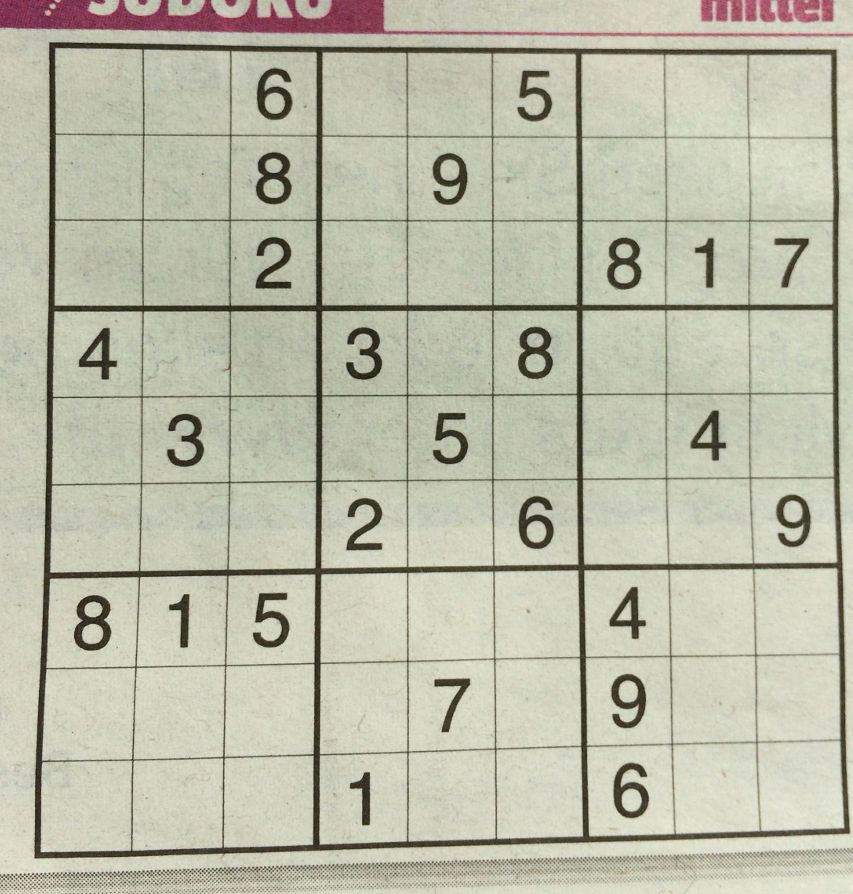
#> input picture images/1.jpg, 853 x 894 px, found by its file name; its folder holds only this picture in this run
$ python Digits_extraction.py
#> lines starting #> are read from the running program, lines starting #| are printed output that depends on the picture; after the words box and inside, x2 and y2 are one past the last pixel; in counts of white or black regions, pixels touching at a corner belong together
import cv2
import numpy as np
import operator
import os
from os import listdir
from os.path import isfile,join

path = ('./sudoko/v1_training/images')
filename = [f for f in listdir(path) if isfile(join(path,f))]

def blurthresh(x,skipdilate=False):
    proc = x.copy()
    #proc = cv2.bilateralFilter(proc,9,75,75)
    #tweak parameters as necessary to find contours
    proc = cv2.cvtColor(proc,cv2.COLOR_BGR2GRAY)
    proc = cv2.GaussianBlur(proc, (9, 9), 0)
    #ret,proc = cv2.threshold(proc,120,255,cv2.THRESH_BINARY)
    proc = cv2.adaptiveThreshold(proc, 255, cv2.ADAPTIVE_THRESH_MEAN_C,cv2.THRESH_BINARY, 11, 1.1)
    proc = cv2.bitwise_not(proc, proc)
    kernel = np.ones((4,4),np.uint8)
    proc = cv2.morphologyEx(proc, cv2.MORPH_OPEN, kernel)


#     if skipdilate:
#         kernel = np.array([[0., 1., 0.], [1., 1., 1.], [0., 1., 0.]],np.uint8)
#         proc = cv2.dilate(proc, kernel)

    return proc


def conts(z):
    proc = cv2.Canny(z, 80, 180, apertureSize = 3)

    contours, h = cv2.findContours(proc, cv2.RETR_EXTERNAL, cv2.CHAIN_APPROX_SIMPLE)
    contours = sorted(contours, key=cv2.contourArea, reverse=True)
    y = z.copy()
    cv2.drawContours(y, contours, -1, (0,255,0), 3)
    cv2.imshow('cont',y)
    cv2.waitKey()
    polygon = contours[0]
    bottom_right, _ = max(enumerate([pt[0][0] + pt[0][1] for pt in
                      polygon]), key=operator.itemgetter(1))
    top_left, _ = min(enumerate([pt[0][0] + pt[0][1] for pt in
                      polygon]), key=operator.itemgetter(1))
    bottom_left, _ = min(enumerate([pt[0][0] - pt[0][1] for pt in
                         polygon]), key=operator.itemgetter(1))
    top_right, _ = max(enumerate([pt[0][0] - pt[0][1] for pt in
                       polygon]), key=operator.itemgetter(1))
    src,p = cropnwarp([polygon[top_left][0], polygon[top_right][0], polygon[bottom_right][0], polygon[bottom_left][0]])
    return contours,src,p


def cropnwarp(crop_rect):
    top_left, top_right, bottom_right, bottom_left = crop_rect[0], crop_rect[1], crop_rect[2], crop_rect[3]

    src = np.array([top_left, top_right, bottom_right, bottom_left], dtype='float32')
    #print(src.shape)

    side = max([
        distance_between(bottom_right, top_right),
        distance_between(top_left, bottom_left),
        distance_between(bottom_right, bottom_left),
        distance_between(top_left, top_right)
    ])
    dst = np.array([[0, 0], [side - 1, 0], [side - 1, side - 1], [0, side - 1]], dtype='float32')

    m = cv2.getPerspectiveTransform(src, dst)

    return src,cv2.warpPerspective(x, m, (int(side), int(side)))


# [6 lines left out: function dilate, not called in this run]


def removegrid2(img):
    proc1 = blurthresh(img)
    #proc = cv2.GaussianBlur(proc1, (9, 9), 0)

    edges = cv2.Canny(proc1, 80, 180, apertureSize = 3)
#     proc1 = dilate(proc1)
    lines = cv2.HoughLinesP(edges, 1, np.pi / 180, 60, None,20, 50)
    print(lines.shape)
    for line in lines:

        for x1, y1, x2, y2 in line:
            cv2.line(proc1, (x1, y1), (x2, y2),(0, 255, 0), 3)
    return proc1


def distance_between(p1, p2):
    a = p2[0] - p1[0]
    b = p2[1] - p1[1]
    return np.sqrt((a ** 2) + (b ** 2))


def infer_grid(img):
    squares = []
    side = img.shape[:1]
    side = side[0] / 9
    for j in range(9):
        for i in range(9):
            p1 = (i * side, j * side)  # Top left corner of a bounding box
            p2 = ((i + 1) * side, (j + 1) * side)  # Bottom right corner of bounding box
            squares.append((p1, p2))

    return squares


def getdigits(img,sq,i):
    j = img.copy()
    boxes=[]
    global r
    dir1 = os.path.join(path,filename[i]+str(i))
    if not os.path.exists(dir1):
        os.mkdir(dir1)

    for o in range(81):
        k = j[int(sq[o][0][1]):int(sq[o][1][1]),int(sq[o][0][0]):int(sq[o][1][0])]
        boxes.append(k)
        pic = path+'/'+filename[i]+str(i)+'/'+str(o)
        cv2.imwrite(pic+'.jpg',k)

        # [6 lines of commented-out code are left out]
    cv2.destroyWindow(str(i)+' '+ str(x))


for i in range(len(filename)):
    t=i
    x = cv2.imread(path+'/'+filename[t])
#> x is the input picture: shape (894, 853, 3); mean B, G, R 168.9, 188, 187.5

    cv2.imshow(str(i),x)

    proc = blurthresh(x,True)
#> in blurthresh, `proc = cv2.adaptiveThreshold(proc, 255, cv2.ADAPTIVE_THRESH_MEAN_C,cv2..`:
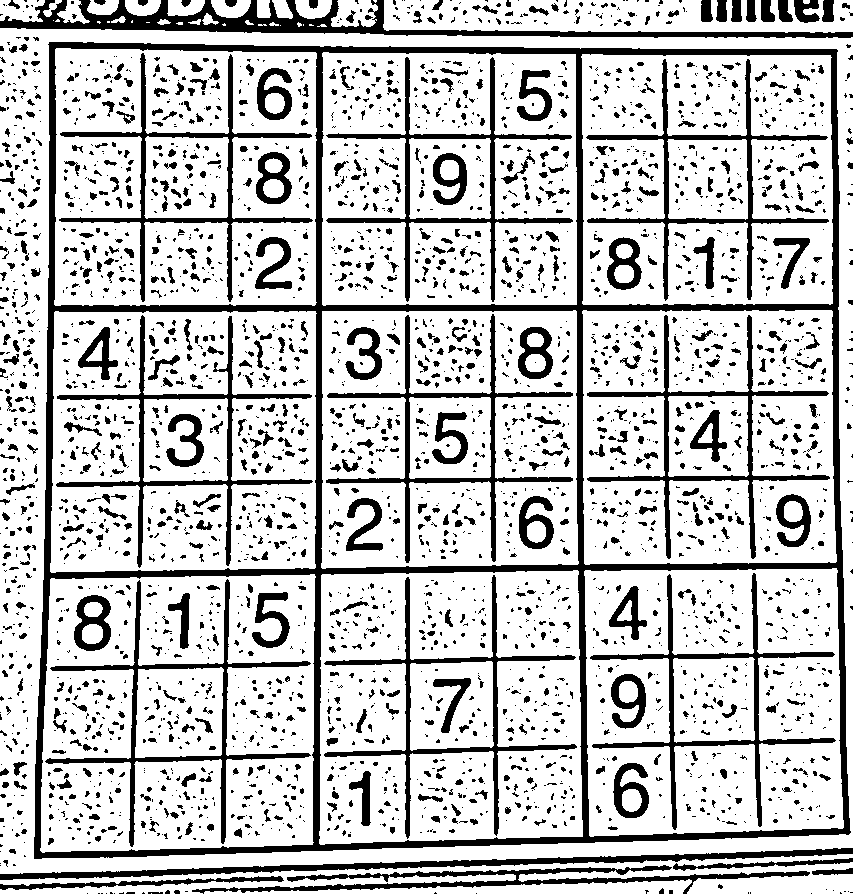
#> proc: shape (894, 853); 77.4% white; 3318 black regions (2385 under 20 px), largest, box (x1, y1, x2, y2) and area: (34, 42, 851, 859) 39784, (0, 0, 853, 38) 8481, (0, 848, 853, 880) 5013
    cv2.imshow('prepro '+str(i),proc)
    cv2.waitKey()
    cont,points,pers = conts(proc)
#> in conts, `contours, h = cv2.findContours(proc, cv2.RETR_EXTERNAL, cv2.CHAIN_APPR..`: contours = 198 contours, 120 with area under 20; largest, box (x1, y1, x2, y2) and area: (34, 42, 851, 860) 638205, (440, 880, 522, 888) 374, (627, 876, 689, 883) 258, (511, 868, 561, 876) 214, (701, 873, 748, 880) 206; h = 198 rows, first 6: [1, -1, -1, -1], [2, 0, -1, -1], [3, 1, -1, -1], [4, 2, -1, -1], [5, 3, -1, -1], [6, 4, -1, -1]
#> in conts, `cv2.drawContours(y, contours, -1, (0,255,0), 3)`:
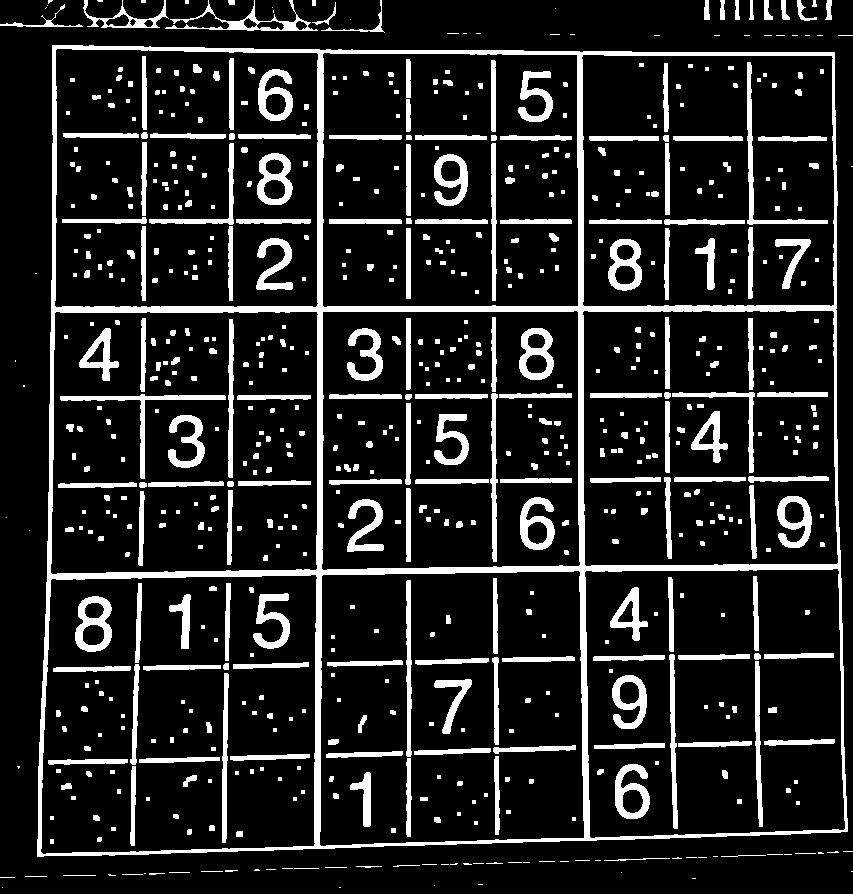
#> y: shape (894, 853); 14.1% white; 726 white regions (237 under 20 px)
#> in conts, `polygon = contours[0]`: polygon = contour of 173 points, box (x1, y1, x2, y2) (34, 42, 851, 860), area 638205
#> in conts, `bottom_right, _ = max(enumerate([pt[0][0] + pt[0][1] for pt in polygon..`: bottom_right = 92
#> in conts, `top_left, _ = min(enumerate([pt[0][0] + pt[0][1] for pt in polygon]), ..`: top_left = 0
#> in conts, `bottom_left, _ = min(enumerate([pt[0][0] - pt[0][1] for pt in polygon]..`: bottom_left = 36
#> in conts, `top_right, _ = max(enumerate([pt[0][0] - pt[0][1] for pt in polygon]),..`: top_right = 133
#> in cropnwarp, `top_left, top_right, bottom_right, bottom_left = crop_rect[0], crop_re..`: top_left = [51, 42]; top_right = [837, 50]; bottom_right = [850, 834]; bottom_left = [34, 858]
#> in cropnwarp, `src = np.array([top_left, top_right, bottom_right, bottom_left], dtype..`: src = [[51, 42], [837, 50], [850, 834], [34, 858]]
#> in distance_between, `a = p2[0] - p1[0]`: a = -13
#> in distance_between, `b = p2[1] - p1[1]`: b = -784
#> in cropnwarp, `side = max([ distance_between(bottom_right, top_right), distance_betwe..`: side = 816.4
#> in cropnwarp, `dst = np.array([[0, 0], [side - 1, 0], [side - 1, side - 1], [0, side ..`: dst = [[0, 0], [815.4, 0], [815.4, 815.4], [0, 815.4]]
#> in cropnwarp, `m = cv2.getPerspectiveTransform(src, dst)`: m = [[0.997, 0.0208, -51.72], [-0.0106, 1.04, -43.03], [-4.9e-05, 4.66e-05, 1]]
#> in conts, `src,p = cropnwarp([polygon[top_left][0], polygon[top_right][0], polygo..`:
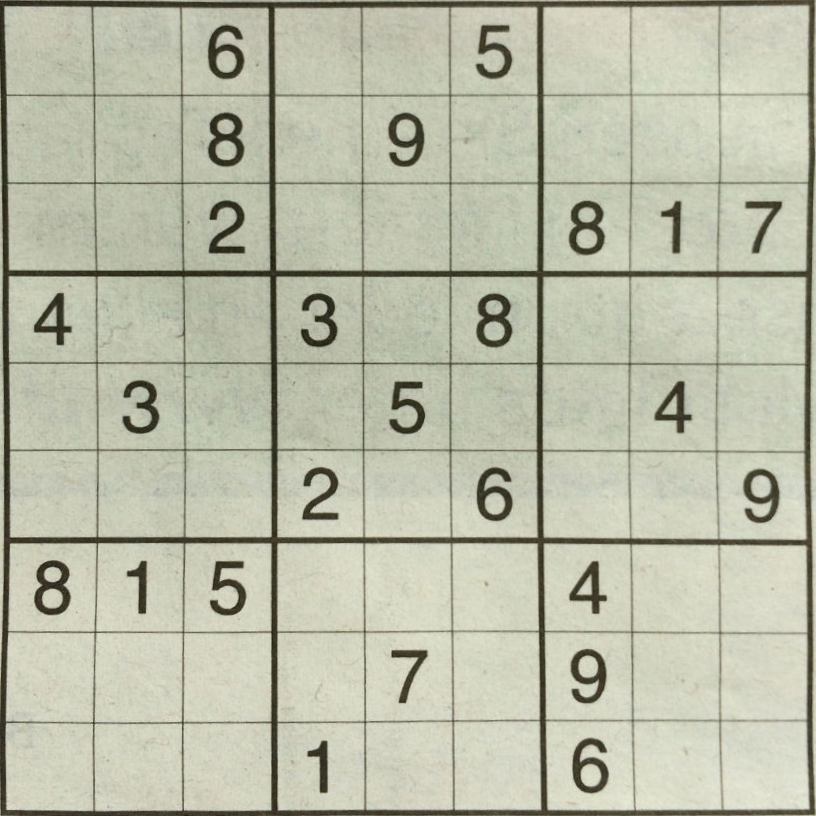
#> p: shape (816, 816, 3); mean of channels 0, 1, 2 168.6, 188.6, 186.4; drawn as B, G, R
#> in conts, `src,p = cropnwarp([polygon[top_left][0], polygon[top_right][0], polygo..`: src = [[51, 42], [837, 50], [850, 834], [34, 858]]
#> cont has the same summary as contours in conts; points = [[51, 42], [837, 50], [850, 834], [34, 858]]
    z = cv2.drawContours(proc, cont, -1, (0,0,255), 2)
#> z: shape (894, 853); 15.2% white; 772 white regions (281 under 20 px), largest, box (x1, y1, x2, y2) and area: (36, 44, 849, 858) 34719, (0, 0, 853, 37) 4306, (0, 850, 853, 879) 2302

    gridless2 = removegrid2(pers)
#> call 2 of blurthresh, with skipdilate = False
#> in blurthresh (call 2), `proc = cv2.adaptiveThreshold(proc, 255, cv2.ADAPTIVE_THRESH_MEAN_C,cv2..`:
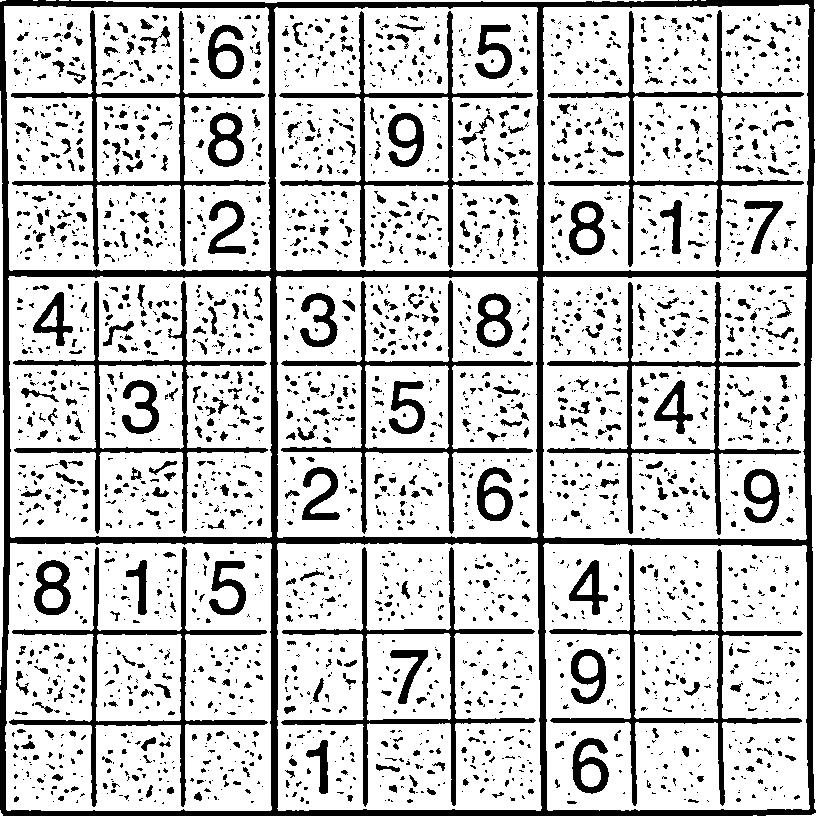
#> proc: shape (816, 816); 78.2% white; 2878 black regions (2087 under 20 px), largest, box (x1, y1, x2, y2) and area: (0, 0, 816, 816) 39252, (279, 11, 534, 268) 4750, (549, 549, 803, 806) 4743
#> in removegrid2, `edges = cv2.Canny(proc1, 80, 180, apertureSize = 3)`:
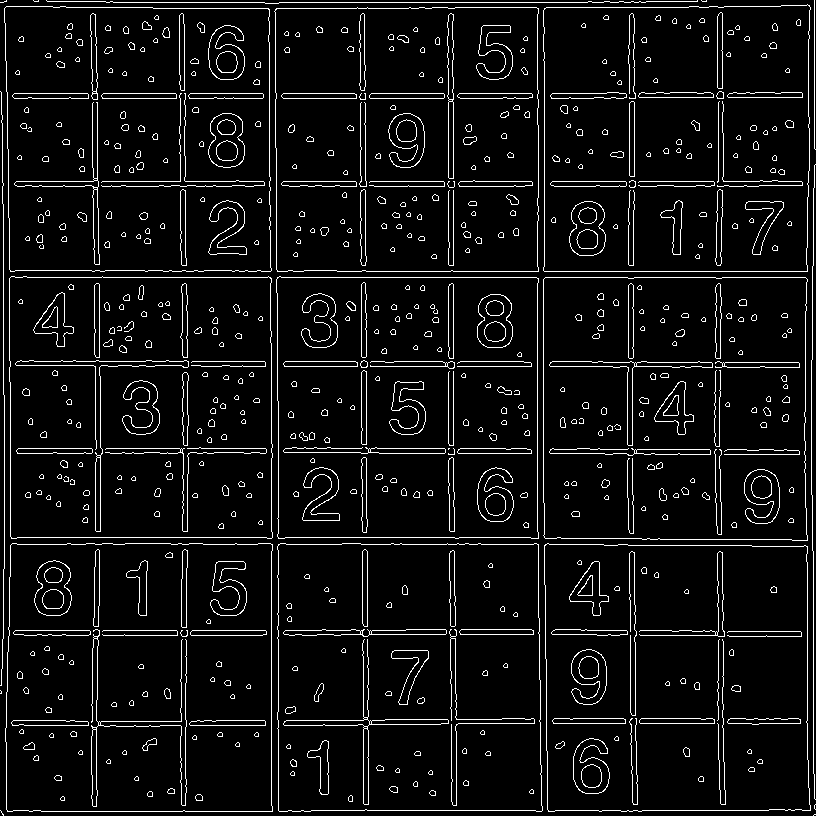
#> edges: shape (816, 816); 6.5% white in thin lines or dots
#> in removegrid2, `lines = cv2.HoughLinesP(edges, 1, np.pi / 180, 60, None,20, 50)`: lines = 155 rows, first 6: [2, 181, 814, 181], [3, 277, 812, 277], [4, 448, 632, 448], [1, 93, 814, 93], [92, 271, 812, 271], [2, 186, 814, 186]
#| (155, 1, 4)
#> the loop in removegrid2, `for line in lines: ` made 155 passes
#> after the loop in removegrid2, `for line in lines:`:
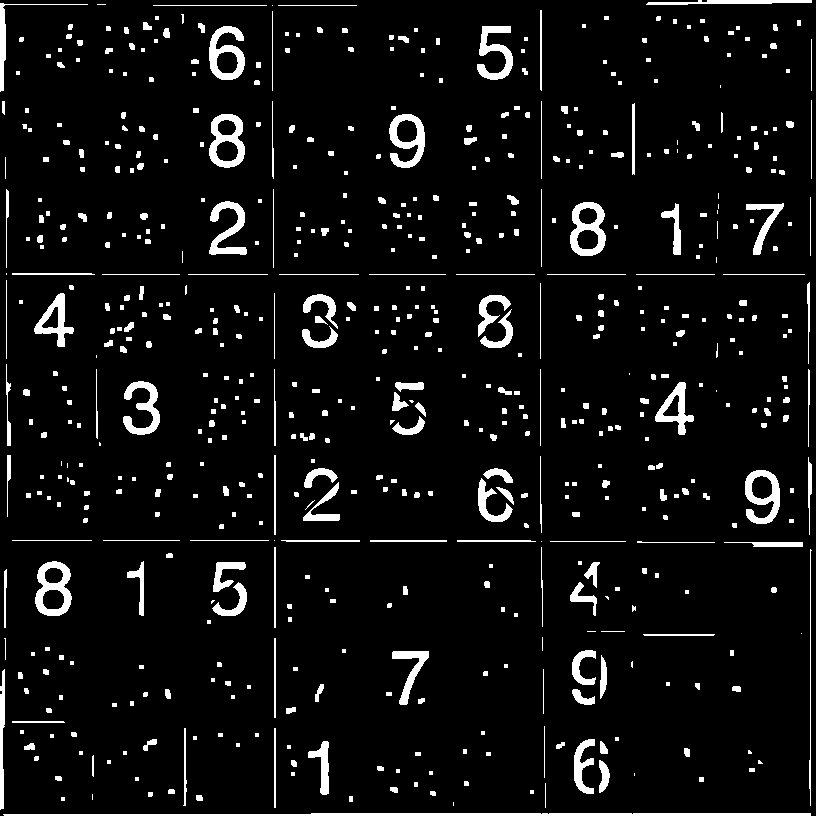
#> proc1: shape (816, 816); 6.4% white; 623 white regions (187 under 20 px), largest, box (x1, y1, x2, y2) and area: (3, 813, 811, 816) 2112, (35, 561, 72, 616) 1048, (570, 202, 606, 256) 1017

            # [16 lines of commented-out code are left out]

    cv2.waitKey()
    cv2.imshow(str(t)+' gridless1',gridless2)

    squares = infer_grid(pers)
#> squares = 81 items
    sq = np.asarray(squares)

            #getdigits(gridless,sq)
    getdigits(gridless2,sq,i)
#> the loop in getdigits, `for o in range(81):` made 81 passes
#> pass 3, in getdigits, `k = j[int(sq[o][0][1]):int(sq[o][1][1]),int(sq[o][0][0]):int(sq[o][1][..`:
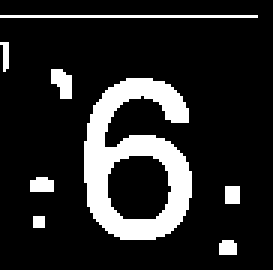
#> k: shape (90, 91) (shown 3 times larger); 15.3% white; 8 white regions (1 under 20 px), largest, box (x1, y1, x2, y2) and area: (28, 26, 64, 80) 989, (0, 5, 86, 6) 86, (17, 23, 24, 33) 51
    cv2.waitKey()

    if cv2.waitKey() & 0xFF == ord('q'):
#> (key q is pressed here)
        break

    cv2.destroyAllWindows()
cv2.destroyAllWindows()
